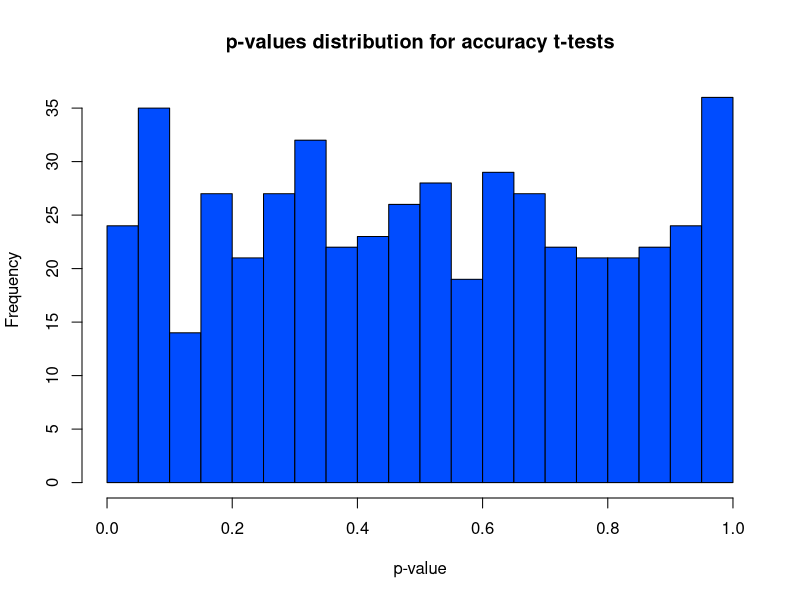
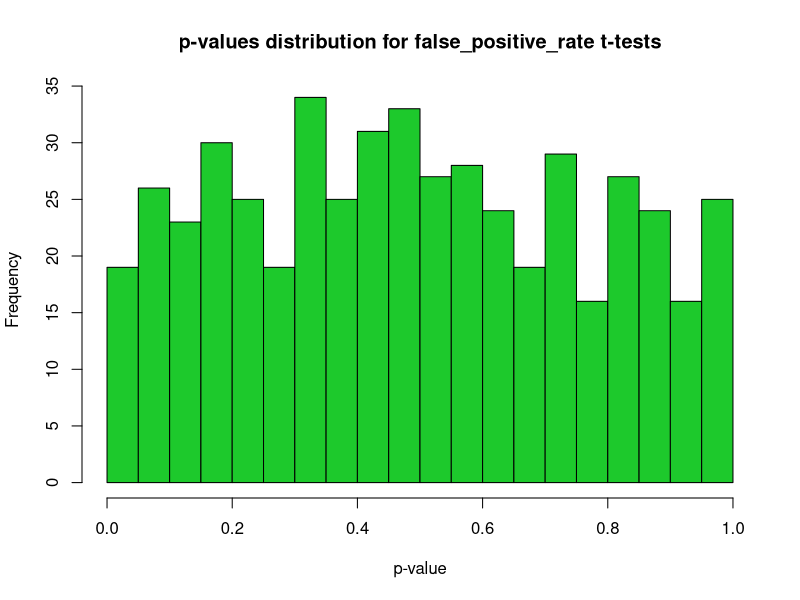
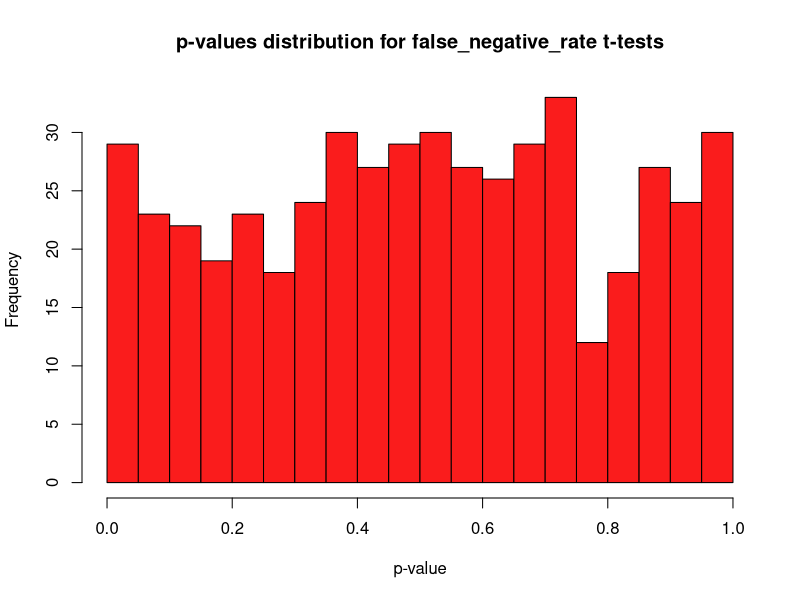

Write R code to recreate these figures, in order.
# DISCLAIMER: DO NOT USE RSTUDIO. We heavily recommend using VSCode as it is an IDE that can run all of this at once

p_values_accuracy <- numeric(500)
p_values_fpr <- numeric(500)
p_values_fnr <- numeric(500)
m <- 94

# Loop for accuracy
for (i in 1:500) {
  # generate data for satellite data using a normal distribution
  satellite_data <- rbinom(m, 1, 0.5)
  
  # generate the data for accuracy
  accuracy <- runif(m, min = 0.54, max = 0.91)
  
  # t-test for accuracy
  result_1 <- t.test(accuracy[satellite_data == 1], accuracy[satellite_data == 0], var.equal = TRUE)
  p_values_accuracy[i] = result_1$p.value
}

# Loop for false positive rate
for (i in 1:500) {
  # generate data for satellite data using a normal distribution
  satellite_data <- rbinom(m, 1, 0.5)
  
  # generate the data for false positive rate
  false_positive <- runif(m, min = 0.02, max = 0.45)
  
  # t-test for false positive rate
  result_2 <- t.test(false_positive[satellite_data == 1], false_positive[satellite_data == 0], var.equal = TRUE)
  p_values_fpr[i] = result_2$p.value
}

# Loop for false negative rate
for (i in 1:500) {
  # generate data for satellite data using a normal distribution
  satellite_data <- rbinom(m, 1, 0.5)
  
  # generate the data for false negative rate
  false_negative <- runif(m, min = 0.01, max = 0.38)
  
  # t-test for false negative rate
  result_3 <- t.test(false_negative[satellite_data == 1], false_negative[satellite_data == 0], var.equal = TRUE)
  p_values_fnr[i] = result_3$p.value
}

png("p_values_accuracy.png")
hist(p_values_accuracy, main = "p-values distribution for accuracy t-tests", xlab = "p-value", col = "#004cff", breaks = 20)
dev.off()
png("p_values_fpr.png")
hist(p_values_fpr, main = "p-values distribution for false_positive_rate t-tests", xlab = "p-value", col = "#1dc92c", breaks = 20)
dev.off()
png("p_values_fnr.png")
hist(p_values_fnr, main = "p-values distribution for false_negative_rate t-tests", xlab = "p-value", col = "#fa1c1c", breaks = 20)
dev.off()